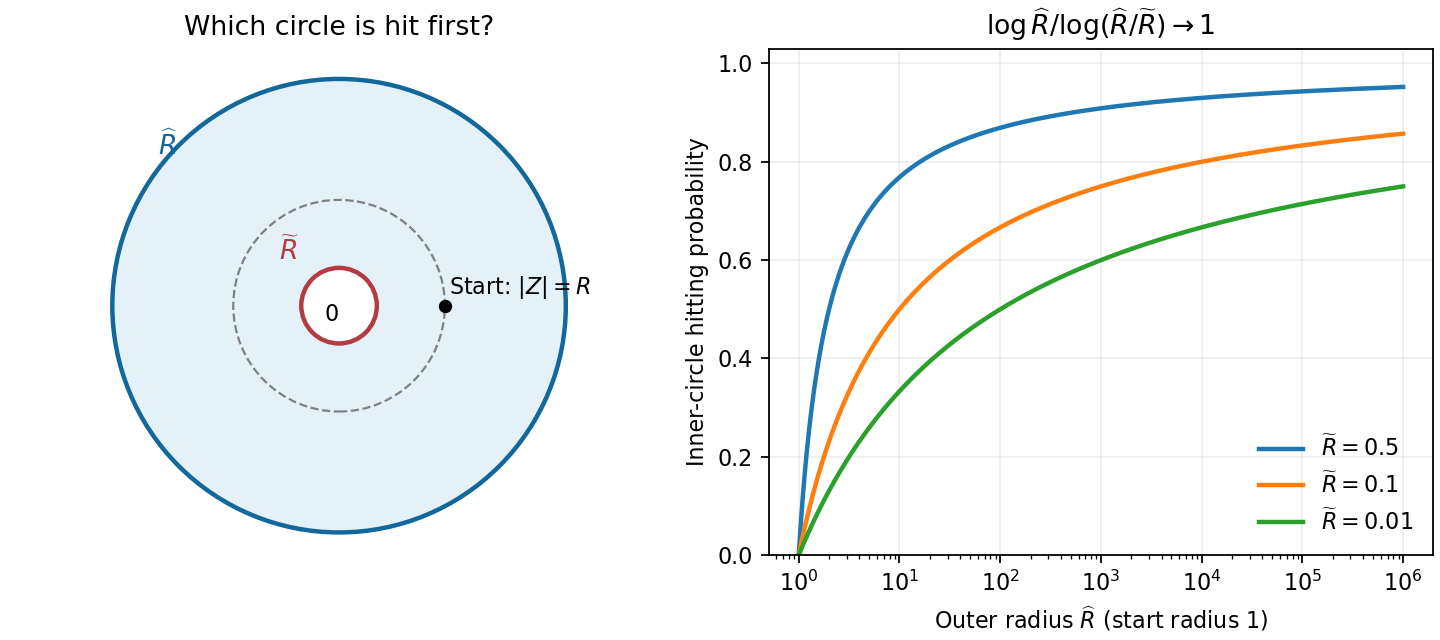

Write the Python code that produced this figure.
"""Generate PNG in CWD; Python 3.14, NumPy, Matplotlib."""
import numpy as np
import matplotlib
matplotlib.use("Agg")
import matplotlib.pyplot as plt
from matplotlib.patches import Circle
fig,axs=plt.subplots(1,2,figsize=(9,4),facecolor="white",layout="constrained")
ax=axs[0]
ax.add_patch(Circle((0,0),3,facecolor="#e5f1f8",edgecolor="#12679b",lw=2))
ax.add_patch(Circle((0,0),.5,facecolor="white",edgecolor="#b23c41",lw=2))
ax.add_patch(Circle((0,0),1.4,fill=False,edgecolor="0.5",ls="--"))
ax.scatter([1.4],[0],color="black",s=25)
ax.text(1.45,.15,r"Start: $|Z|=R$",fontsize=10)
ax.text(-.1,-.2,r"$0$",ha="center")
ax.text(-.8,.6,r"$\widetilde R$",color="#b23c41",fontsize=12)
ax.text(-2.4,2,r"$\widehat R$",color="#12679b",fontsize=12)
ax.set(xlim=(-3.4,3.4),ylim=(-3.3,3.4),aspect="equal",title="Which circle is hit first?")
ax.axis("off")
ax=axs[1];rout=np.geomspace(1.001,1e6,600)
for rin in[.5,.1,.01]:
 p=np.log(rout)/np.log(rout/rin)
 ax.plot(rout,p,label=fr"$\widetilde R={rin}$",lw=2)
ax.set(xscale="log",xlabel=r"Outer radius $\widehat R$ (start radius 1)",ylabel="Inner-circle hitting probability",ylim=(0,1.03),title=r"$\log\widehat R/\log(\widehat R/\widetilde R)\to1$")
ax.grid(alpha=.2);ax.legend(frameon=False,loc="lower right")
fig.savefig("2007-annulus-hitting.png",dpi=160,facecolor="white")
